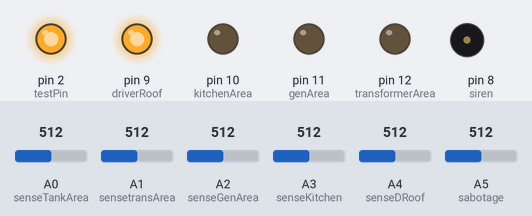
This sketch was run on a simulated Arduino Uno, built with avr-gcc and run on an emulated ATmega328P. Shown: output pins drawn as LEDs (lit = HIGH), buzzer (waves = sounding, pin HIGH). Inputs (shaded band) come from the test bench; at power-on: A0 (senseTankArea) = 512, A1 (sensetransArea) = 512, A2 (senseGenArea) = 512, A3 (senseKitchen) = 512, A4 (senseDRoof) = 512, A5 (sabotage) = 512.

Above: at 0.1 s.
At 0.6 s:
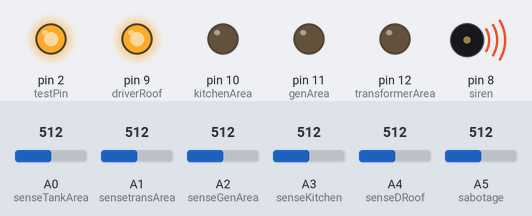
At 7.1 s:
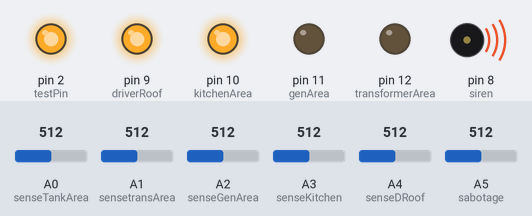
At 14.1 s:
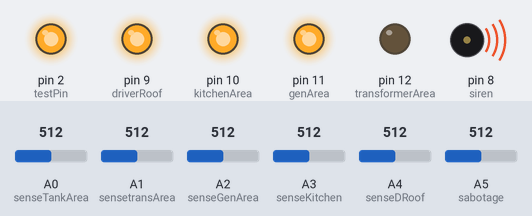
At 35.1 s:
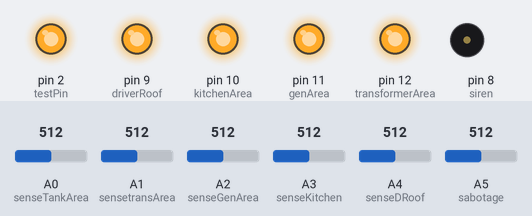
At 35.6 s:
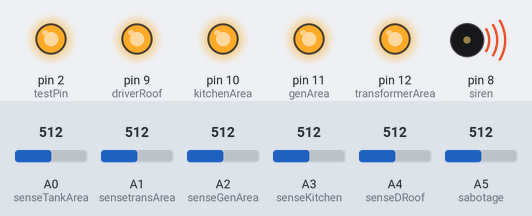
Timing chart, 0 to 37.1 s (numbered marks = the images above):
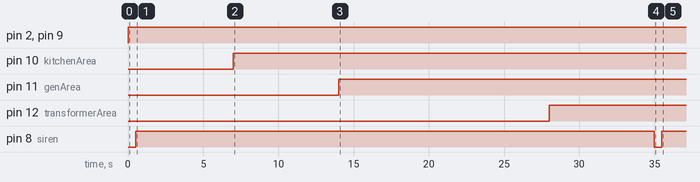

The sketch:

FenceSecurity.ino
```cpp
//OUTPUTS  (Alerts)
#define driverRoof 9
#define kitchenArea 10
#define genArea 11
#define transformerArea 12
#define siren 8

#define testPin 2
//INPUTS  {Sensors)
#define sabotage A5   // GreenStrip

#define senseDRoof A4  //Green (near fence)
#define senseKitchen A3 //Brown
#define senseGenArea A2 //BrownStrip (or ChangeOver Room roof)
#define senseTankArea A0 //OrangeStrip
#define sensetransArea A1    //BlueStrip

float DRoof = 0; //Green (near fence)
float Kitchen = 0;  //Brown
float GenArea = 0; //BrownStrip (or ChangeOver Room roof)
float TankArea= 0; //OrangeStrip
float transformer = 0;    //BlueStrip

int val = 150;         // variable to store the read value

// the setup function runs once when you press reset or power the board
void setup() {
  // initialize digital pin 13 as an output.
  Serial.begin(9600);
  pinMode(transformerArea, OUTPUT);
  pinMode(genArea, OUTPUT);
  pinMode(kitchenArea, OUTPUT);
  pinMode(driverRoof, OUTPUT);
  pinMode(testPin, OUTPUT);
  pinMode(sabotage, INPUT);
  pinMode(siren, OUTPUT);
}

// the loop function runs over and over again forever
void loop() {
  digitalWrite(testPin, HIGH);

  float c = getMagnitude(analogRead(sabotage));
    //("Sabotage:");
    //ln(c);
  if(c>=3){
    raiseAlarm();
    digitalWrite(genArea, HIGH);
    delay(800);
    digitalWrite(driverRoof, HIGH);
    delay(800);
    digitalWrite(kitchenArea, HIGH);
    delay(800);
    digitalWrite(transformerArea, HIGH);
delay(800);
    digitalWrite(genArea, LOW);
    delay(800);
    digitalWrite(driverRoof, LOW);
    delay(800);
    digitalWrite(kitchenArea, LOW);
    delay(800);
    digitalWrite(transformerArea, LOW);
    delay(800);
    //ln("In Sabotage loop");
  }else{
    digitalWrite(siren, LOW);
  }

  DRoof = getMagnitude(analogRead(senseDRoof));
  Kitchen = getMagnitude(analogRead(senseKitchen));  //Brown
  GenArea = getMagnitude(analogRead(senseGenArea)); //BrownStrip (or ChangeOver Room roof)
  TankArea= getMagnitude(analogRead(senseTankArea)); //OrangeStrip
  transformer = getMagnitude(analogRead(sensetransArea));

    //("DRoof:");
    //ln(DRoof);
  if(DRoof>0.5){
    digitalWrite(driverRoof, HIGH);
    raiseAlarm();
    //("Effect DRoof");
    delay(2000);
  }else{
    digitalWrite(driverRoof, LOW);
    digitalWrite(siren, LOW);
  }

   //("Kitchen:");
    //ln(Kitchen);
  if(Kitchen>0.5){
    digitalWrite(kitchenArea, HIGH);
    raiseAlarm();
     //("Effect Kitchen");
    delay(2000);
  }else{
    digitalWrite(kitchenArea, LOW);
    digitalWrite(siren, LOW);
  }

   //("GenArea:");
    //ln(GenArea);
  if(GenArea>0.5){
    digitalWrite(genArea, HIGH);
    raiseAlarm();
     //("Effect GenArea");
    delay(2000);
  }else{
    digitalWrite(genArea, LOW);
    digitalWrite(siren, LOW);
  }

   //("TankArea:");
    //ln(TankArea);
  if(TankArea>0.5){
   digitalWrite(genArea, HIGH);
   raiseAlarm();
    //("Effect TankArea");
    delay(2000);
  }else{
    digitalWrite(genArea, LOW);
    digitalWrite(siren, LOW);
  }

   //("Transformer:");
    //ln(transformer);
  if(transformer>0.5){
    digitalWrite(transformerArea, HIGH);
    raiseAlarm();
    delay(2000);
  }else{
    digitalWrite(transformerArea, LOW);
    digitalWrite(siren, LOW);
  }
}

void raiseAlarm(){
  for(int x=0; x<5; x++){
    delay(500);
    digitalWrite(siren, HIGH);
    delay(500);
  }
}

int getMagnitude(int sensorValue){
  float voltage= sensorValue * (5.0 / 1023.0);
  return voltage;
}
```

Measured:
- by itself, pin 2 (testPin), pin 9 (driverRoof): LOW → HIGH at 0.00 s
- by itself, pin 10 (kitchenArea): LOW → HIGH at 7.0 s
- by itself, pin 11 (genArea): LOW → HIGH at 14.0 s
- by itself, pin 12 (transformerArea): LOW → HIGH at 28.0 s
- by itself, pin 8 (siren): LOW → HIGH at 0.50 s, → LOW 34.5 s later, → HIGH 0.50 s later
